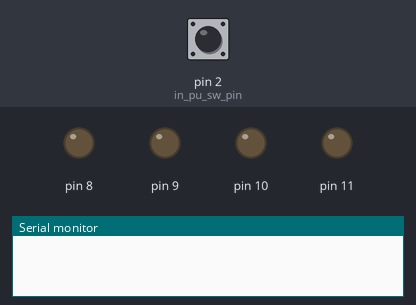
The sketch below on a simulated Arduino Uno, built with avr-gcc and run on an emulated ATmega328P. On the bench: output pins drawn as LEDs (lit = HIGH), the last lines printed to the serial monitor. The test bench sets the inputs (shaded band); at power-on: pin 2 (in_pu_sw_pin) HIGH.

Above: at 1.2 s.
1.3 s: pin 2 (in_pu_sw_pin) pulled LOW for 0.15 s
At 2.1 s:
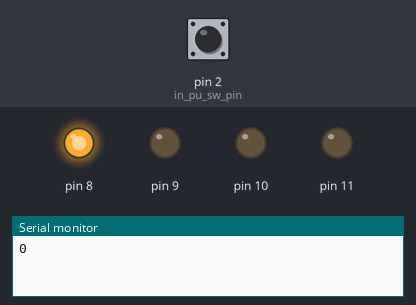
2.9 s: pin 2 (in_pu_sw_pin) pulled LOW for 1 s
At 3.3 s:
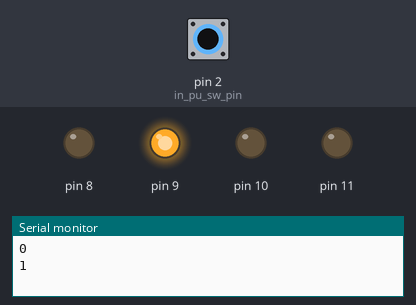
5.4 s: pin 2 (in_pu_sw_pin) pulled LOW for 0.15 s
At 6.4 s:
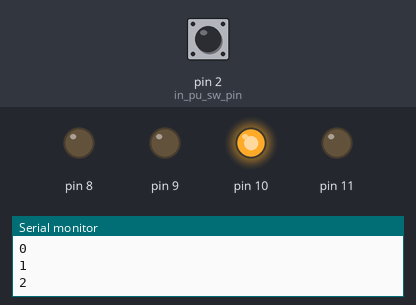
7.0 s: pin 2 (in_pu_sw_pin) pulled LOW for 3.2 s
At 7.7 s:
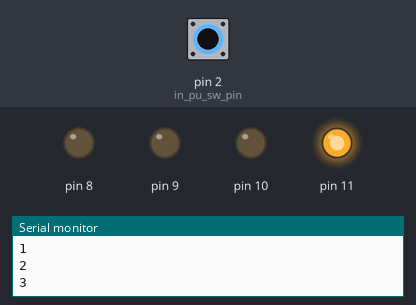
Timing chart, 0 to 10.0 s (numbered marks = the images above; inputs shaded):
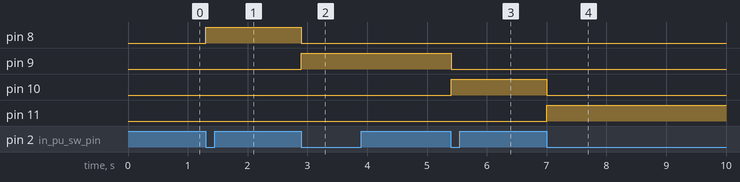

Measured:
- after the input at 1.3 s, pin 8: LOW → HIGH at once
- after the input at 2.9 s, pin 8: HIGH → LOW at once; pin 9: LOW → HIGH at once
- after the input at 5.4 s, pin 9: HIGH → LOW at once; pin 10: LOW → HIGH at once
- after the input at 7.0 s, pin 10: HIGH → LOW at once; pin 11: LOW → HIGH at once

The sketch:

ex07_inner_pullup.ino
```cpp
#include <LED.h>

#define OFF 0
#define ON 1

const int in_pu_sw_pin = 2;
// LED led(8); // Green
LED leds[4] = {LED(8), LED(9), LED(10), LED(11)};
int count = 0;

void setup() {
  // put your setup code here, to run once:
  Serial.begin(115200);
  pinMode(in_pu_sw_pin, INPUT_PULLUP);
}

void loop() {
  // put your main code here, to run repeatedly:
  boolean o_sw, n_sw;

  o_sw = !digitalRead(in_pu_sw_pin);
  delay(100);
  n_sw = !digitalRead(in_pu_sw_pin);

  if (o_sw == OFF && n_sw == ON) {
    Serial.println(count);

    for (int n = 0; n < 4; n++) {
      leds[n].setValue(n == count);
    }

    ++count %= 4;
  }
}
```
